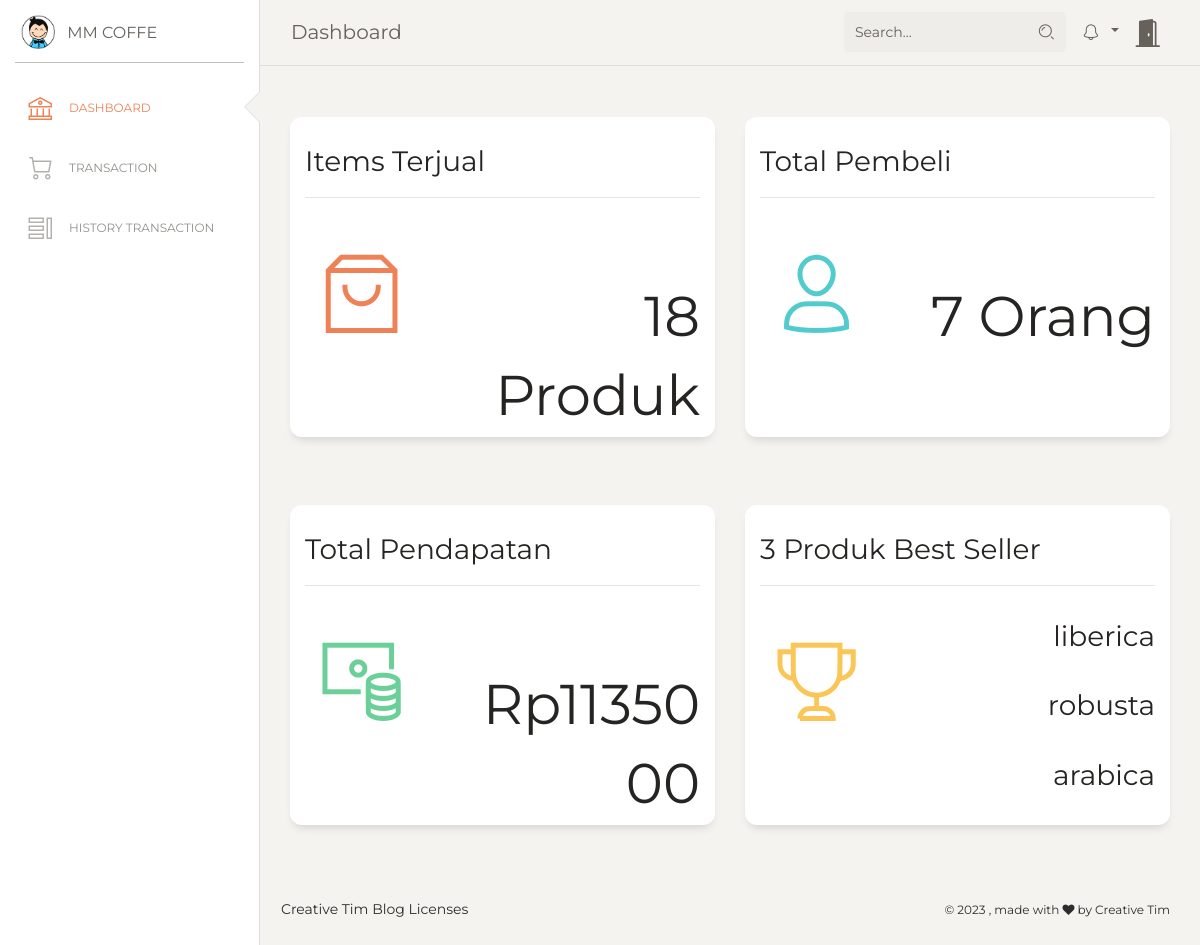
The app's page /kasir/index.php with its own data.
### tables this page shows
CREATE TABLE `produk` (
  `produk_id` int(11) NOT NULL,
  `nama_produk` varchar(30) NOT NULL,
  `harga_satuan` double NOT NULL,
  `stok` int(11) NOT NULL,
  `tgl_update` datetime NOT NULL DEFAULT current_timestamp() ON UPDATE current_timestamp(),
  `link_gambar` text NOT NULL
);

### kasir/index.php (the view, shortened to what this page needs)
<?php
  include  '../koneksi.php';
?>
<!DOCTYPE html>
<html lang="en">
  <head>
    <link rel="stylesheet" href="https://cdn.jsdelivr.net/npm/bootstrap-icons@1.10.2/font/bootstrap-icons.css">
    <link
      href="https://maxcdn.bootstrapcdn.com/font-awesome/latest/css/font-awesome.min.css"
      rel="stylesheet"
    />
    <link href="../assets/css/bootstrap.min.css" rel="stylesheet" />
    <link href="../assets/css/paper-dashboard.css?v=2.0.1" rel="stylesheet" />
    <link href="../assets/demo/demo.css" rel="stylesheet" />
  </head>
  <body class="">
    <div class="wrapper">
      <div class="sidebar" data-color="white" data-active-color="danger">
        <div class="logo">
          <a href="index.php" class="simple-text logo-mini">
            <div class="logo-image-small">
              <img src="../assets/img/logo-small.png" />
            </div>
          </a>
          <a
            href="index.php"
            class="simple-text logo-normal"
          >
            MM Coffe
          </a>
        </div>
        <div class="sidebar-wrapper">
          <ul class="nav">
            <li class="active">
              <a href="./index.php">
                <i class="nc-icon nc-bank"></i>
                <p>Dashboard</p>
              </a>
            </li>
            <li>
              <a href="./transaction.php">
                <i class="nc-icon nc-cart-simple"></i>
                <p>Transaction</p>
              </a>
            </li>
            <li>
              <a href="./history.php">
                <i class="nc-icon nc-tile-56"></i>
                <p>History Transaction</p>
              </a>
            </li>
          </ul>
        </div>
      </div>
      <div class="main-panel">
        <nav class="navbar navbar-expand-lg navbar-absolute fixed-top navbar-transparent">
          <div class="container-fluid">
            <div class="navbar-wrapper">
              <a class="navbar-brand" href="javascript:;">Dashboard</a>
            </div>
            <div
              class="collapse navbar-collapse justify-content-end"
              id="navigation"
            >
              <form>
                <div class="input-group no-border">
                  <input
                    type="text"
                    value=""
                    class="form-control"
                    placeholder="Search..."
                  />
                  <div class="input-group-append">
                    <div class="input-group-text">
                      <i class="nc-icon nc-zoom-split"></i>
                    </div>
                  </div>
                </div>
              </form>
              <ul class="navbar-nav">
                <li class="nav-item btn-rotate dropdown">
                  <a
                    class="nav-link dropdown-toggle"
                    href="http://example.com"
                    id="navbarDropdownMenuLink"
                    data-toggle="dropdown"
                    aria-haspopup="true"
                    aria-expanded="false"
                  >
                    <i class="nc-icon nc-bell-55"></i>
                  </a>
                </li>
                <li class="nav-item-door">
                    <a href="../login/logout.php">
                      <i class="bi bi-door-open-fill"></i>
                    </a>
                </li>
              </ul>
            </div>
          </div>
        </nav>
        <div class="content">
        <div class="row">
          <div class="col-md-6 mt-4 mb-5">
            <div class="card" style="height: 20rem;">
              <div class="card-header">
                <h3 class="card-title">Items Terjual</h3>
                <hr />
              </div>
              <div class="card-body numbers">
                <div class="row">
                  <div class="col-5 col-md-4">
                    <div class="icon-big text-center icon-warning mt-3" style="font-size: 5rem;">
                      <i class="nc-icon nc-bag-16 text-danger"></i>
                    </div>
                  </div>
                  <div class="col-7 col-md-8 text-right">
                    <?php
                    $view = $dbh->query("SELECT SUM(quantity) AS qty_terjual
                                        FROM order_detail;");
                    if ($view->rowCount() > 0) {
                      $data = $view->fetch();
                      $total_terjual = $data['qty_terjual'];
                    ?>
                      <h3 class="mt-5"><?php echo $total_terjual; ?> Produk</h3>
                    <?php
                    }
                    ?>
                  </div>
                </div>
              </div>
            </div>
          </div>
          <div class="col-md-6 mt-4 mb-5">
            <div class="card" style="height: 20rem";>
              <div class="card-header">
                <h3 class="card-title">Total Pembeli</h3>
                <hr />
              </div>
              <div class="card-body numbers">
                <div class="row">
                  <div class="col-5 col-md-4">
                    <div class="icon-big text-center icon-warning mt-3" style="font-size: 5rem;">
                      <i class="nc-icon nc-single-02 text-primary"></i>
                    </div>
                  </div>
                  <div class="col-7 col-md-8 text-right">
                  <?php
                    $view = $dbh->query("SELECT COUNT(DISTINCT customer) AS jumlah_pembeli
                                        FROM `order`;");
                    if ($view->rowCount() > 0) {
                      $data = $view->fetch();
                      $jumlah_pembeli = $data['jumlah_pembeli'];
                  ?>
                      <h3 class="mt-5"><?php echo $jumlah_pembeli;?> Orang</h3>
                  <?php
                    }
                  ?>
                  </div>
                </div>
              </div>
            </div>
          </div>
        </div>
        <div class="row">
          <div class="col-md-6">
            <div class="card" style="height: 20rem";>
              <div class="card-header">
                <h3 class="card-title">Total Pendapatan</h3>
                <hr />
              </div>
              <div class="card-body numbers">
                <div class="row">
                  <div class="col-5 col-md-4">
                    <div class="icon-big text-center icon-warning mt-3" style="font-size: 5rem;">
                      <i class="nc-icon nc-money-coins text-success"></i>
                    </div>
                  </div>
                  <div class="col-7 col-md-8 text-right">
                  <?php
                    $view = $dbh->query("SELECT SUM(harga_total) AS total_pendapatan
                                        FROM `order`;");
                    if ($view->rowCount() > 0) {
                      $data = $view->fetch();
                      $total_pendapatan = $data['total_pendapatan'];
                  ?>
                      <h3 class="mt-5">Rp<?php echo $total_pendapatan; ?></h3>
                  <?php
                    }
                  ?>
                  </div>
                </div>
              </div>
            </div>
          </div>
        <div class="col-md-6">
          <div class="card" style="height: 20rem";>
            <div class="card-header">
              <h3 class="card-title">3 Produk Best Seller</h3>
              <hr />
            </div>
            <div class="card-body">
                <div class="row">
                  <div class="col-5 col-md-4">
                    <div class="icon-big text-center icon-warning mt-3" style="font-size: 5rem;">
                      <i class="nc-icon nc-trophy text-warning"></i>
                    </div>
                  </div>
                    <div class="col-7 col-md-8 text-right">
                    <?php
                      $query = $dbh->query("SELECT produk_id, SUM(quantity) AS total_quantity
                                            FROM order_detail
                                            GROUP BY produk_id
                                            ORDER BY total_quantity DESC
                                            LIMIT 3;");
                      if ($query->rowCount() > 0) {
                        while ($data = $query->fetch()) {
                          $produk_id = $data['produk_id'];
                          $produk_query = $dbh->query("SELECT nama_produk FROM produk WHERE produk_id = $produk_id");
                          $produk_data = $produk_query->fetch();
                          $nama_produk = $produk_data['nama_produk'];
                          ?><h3><?php echo $nama_produk?></h3>
                        <?php
                        }
                      }
                      ?>
                    </div>
                </div>
              </div>
          </div>
        </div>
        </div>
      </div>
        <footer class="footer footer-black footer-white">
          <div class="container-fluid">
            <div class="row">
              <nav class="footer-nav">
                <ul>
                  <li>
                    Creative Tim
                  </li>
                  <li>
                    Blog
                  </li>
                  <li>
                    Licenses
                  </li>
                </ul>
              </nav>
              <div class="credits ml-auto">
                <span class="copyright">
                  ©
                  , made with <i class="fa fa-heart heart"></i> by Creative Tim
                </span>
              </div>
            </div>
          </div>
        </footer>
      </div>
    </div>
  </body>
</html>

### records on screen
produk: nama_produk "liberica"
produk: nama_produk "robusta"
produk: nama_produk "arabica"

### other values on screen
$total_terjual "18"
$jumlah_pembeli "7"
$total_pendapatan "1135000"
